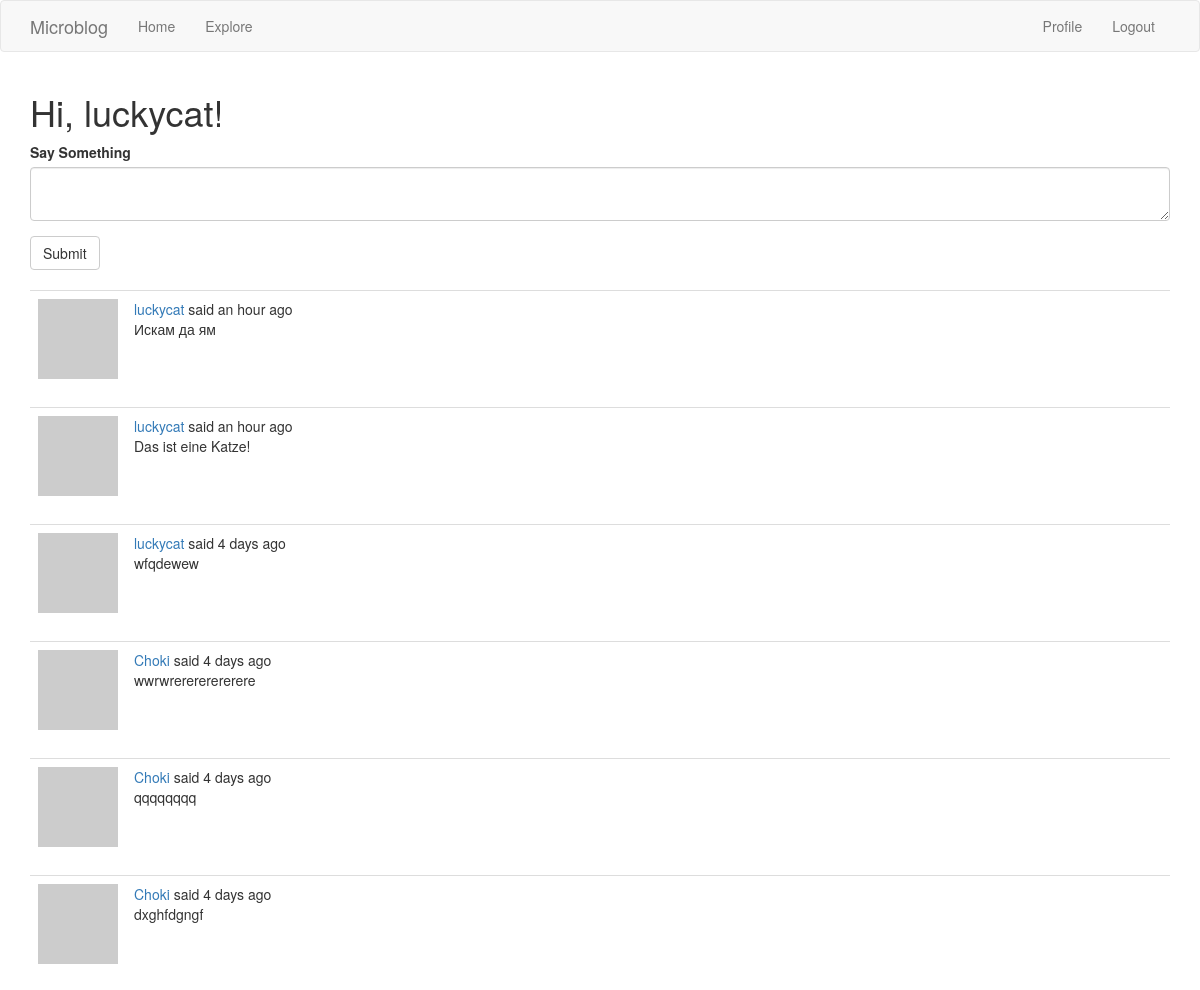
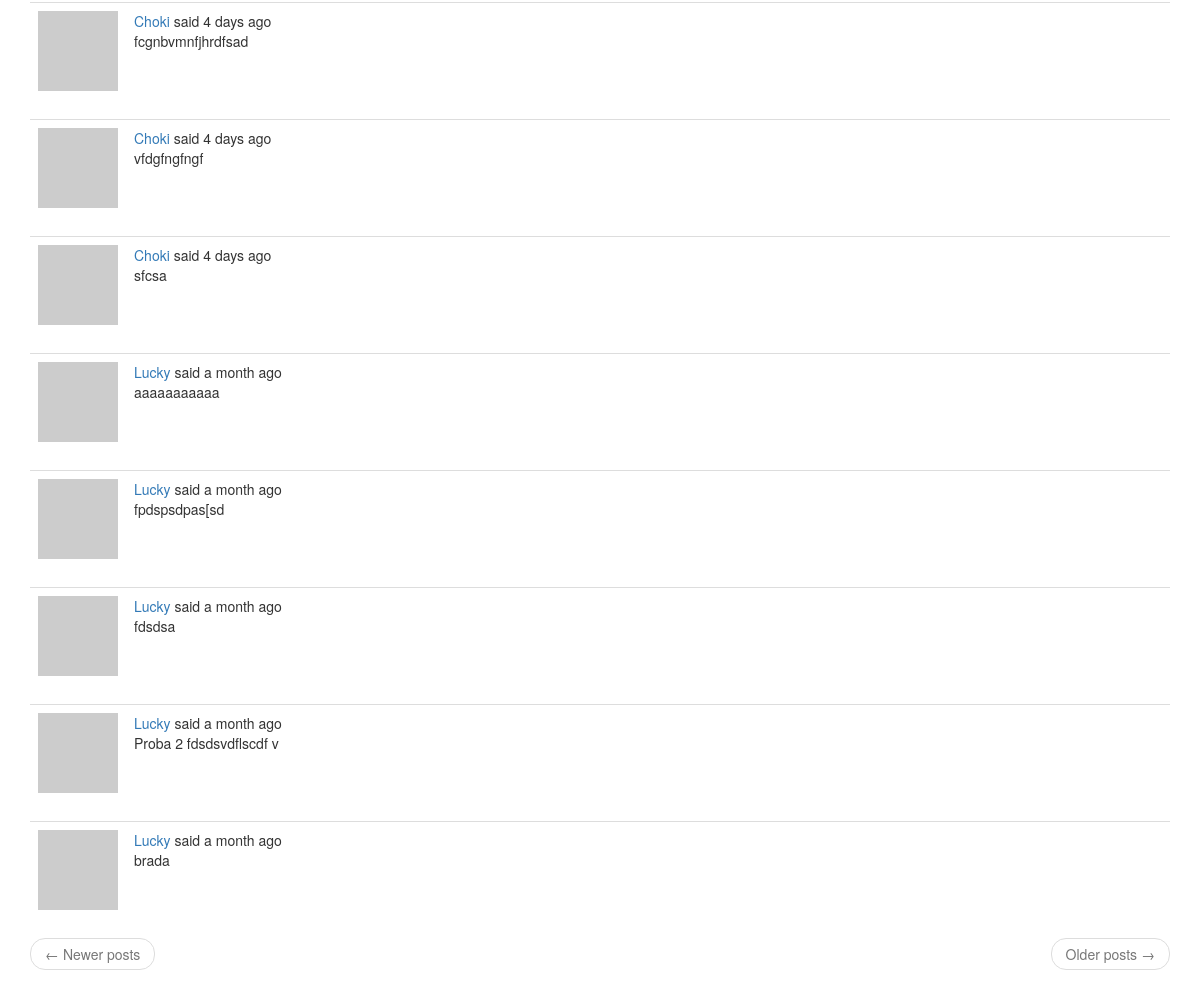
Screenshot of /explore (signed in) with the database file from the repository (2 pictures, top to bottom).
### app/models.py (models this page shows, shortened)
class User(UserMixin, db.Model):
    id = db.Column(db.Integer, primary_key=True)
    username = db.Column(db.String(64), index=True, unique=True)
    email = db.Column(db.String(120), index=True, unique=True)
    password_hash = db.Column(db.String(128))
    posts = db.relationship('Post', backref='author', lazy='dynamic')
    about_me = db.Column(db.String(140))
    last_seen = db.Column(db.DateTime, default=datetime.utcnow)
    followed = db.relationship(
        'User', secondary=followers,
        primaryjoin=(followers.c.follower_id == id),
        secondaryjoin=(followers.c.followed_id == id),
        backref=db.backref('followers', lazy='dynamic'), lazy='dynamic')
    def avatar(self, size):
        digest = md5(self.email.lower().encode('utf-8')).hexdigest()
        return 'https://www.gravatar.com/avatar/{}?d=identicon&s={}'.format(digest, size)

class Post(db.Model):
    id = db.Column(db.Integer, primary_key=True)
    body = db.Column(db.String(140))
    timestamp = db.Column(db.DateTime, index=True, default=datetime.utcnow)
    user_id = db.Column(db.Integer, db.ForeignKey('user.id'))
    language = db.Column(db.String(5))

### app/routes.py (the view)
@app.route('/explore')
@login_required
def explore():
    form = PostForm()
    page = request.args.get('page', 1, type=int)
    posts = Post.query.order_by(Post.timestamp.desc()).paginate(
        page, app.config['POSTS_PER_PAGE'], False)
    next_url = url_for('explore', page=posts.next_num) \
        if posts.has_next else None
    prev_url = url_for('explore', page=posts.prev_num) \
        if posts.has_prev else None
    return render_template('index.html', title='Explore', form=form, posts=posts.items,
                            next_url=next_url, prev_url=prev_url)

### app/forms.py
class PostForm(FlaskForm):
    post = TextAreaField('Say Something', validators =[
        DataRequired(), Length(min=1, max=140)])
    submit = SubmitField('Submit')

### app/models.py (called while the page is built)
@login.user_loader
def load_user(id):
    return User.query.get(int(id))

### app/routes.py (called while the page is built)
@app.before_request
def before_request():
    if current_user.is_authenticated:
        current_user.last_seen = datetime.utcnow()
        db.session.commit()

@app.before_request
def before_request():
    g.locale = str(get_locale())

### app/templates/index.html
{% extends "base.html" %}
{% import 'bootstrap/wtf.html' as wtf %}
{% block app_content %}
    <h1>Hi, {{ current_user.username }}!</h1>
    {% if form %}
    {{ wtf.quick_form(form) }}
    <br>
    {% endif %}
    {% for post in posts %}
        {% include '_post.html' %}
    {% endfor %}
    <nav aria-label="...">
        <ul class="pager">
            <li class="previous{% if not prev_url %} disabled{% endif %}">
                <a href="{{ prev_url or '#' }}">
                    <span aria-hidden="true">&larr;</span> Newer posts
                </a>
            </li>
            <li class="next{% if not next_url %} disabled{% endif %}">
                <a href="{{ next_url or '#' }}">
                    Older posts <span aria-hidden="true">&rarr;</span>
                </a>
            </li>
        </ul>
    </nav>
  {% endblock %}

### app/templates/_post.html (shortened to what this page needs)
<table class="table table-hover">
   <tr>
         <td width="70px">
             <a href="{{ url_for('user', username=post.author.username) }}">
                 <img src="{{ post.author.avatar(70) }}" />
             </a>
         </td>
         <td>
           <a href="{{ url_for('user', username=post.author.username) }}">
               {{ post.author.username }}
           </a>
           said {{ moment(post.timestamp).fromNow() }}
           <br>
           <span id="post{{ post.id }}">{{ post.body }}</span>
       </td>
   </tr>
</table>

### rows the page displays
User: username "luckycat"
Post: author.username "luckycat", timestamp "an hour ago", body "Искам да ям"
Post: author.username "luckycat", timestamp "an hour ago", body "Das ist eine Katze!"
Post: author.username "luckycat", timestamp "4 days ago", body "wfqdewew"
Post: author.username "Choki", timestamp "4 days ago", body "wwrwrerererererere"
Post: author.username "Choki", timestamp "4 days ago", body "qqqqqqqq"
Post: author.username "Choki", timestamp "4 days ago", body "dxghfdgngf"
Post: author.username "Choki", timestamp "4 days ago", body "fcgnbvmnfjhrdfsad"
Post: author.username "Choki", timestamp "4 days ago", body "vfdgfngfngf"
Post: author.username "Choki", timestamp "4 days ago", body "sfcsa"
Post: author.username "Lucky", timestamp "a month ago", body "aaaaaaaaaaa"
Post: author.username "Lucky", timestamp "a month ago", body "fpdspsdpas[sd"
Post: author.username "Lucky", timestamp "a month ago", body "fdsdsa"
Post: author.username "Lucky", timestamp "a month ago", body "Proba 2 fdsdsvdflscdf v"
Post: author.username "Lucky", timestamp "a month ago", body "brada"
